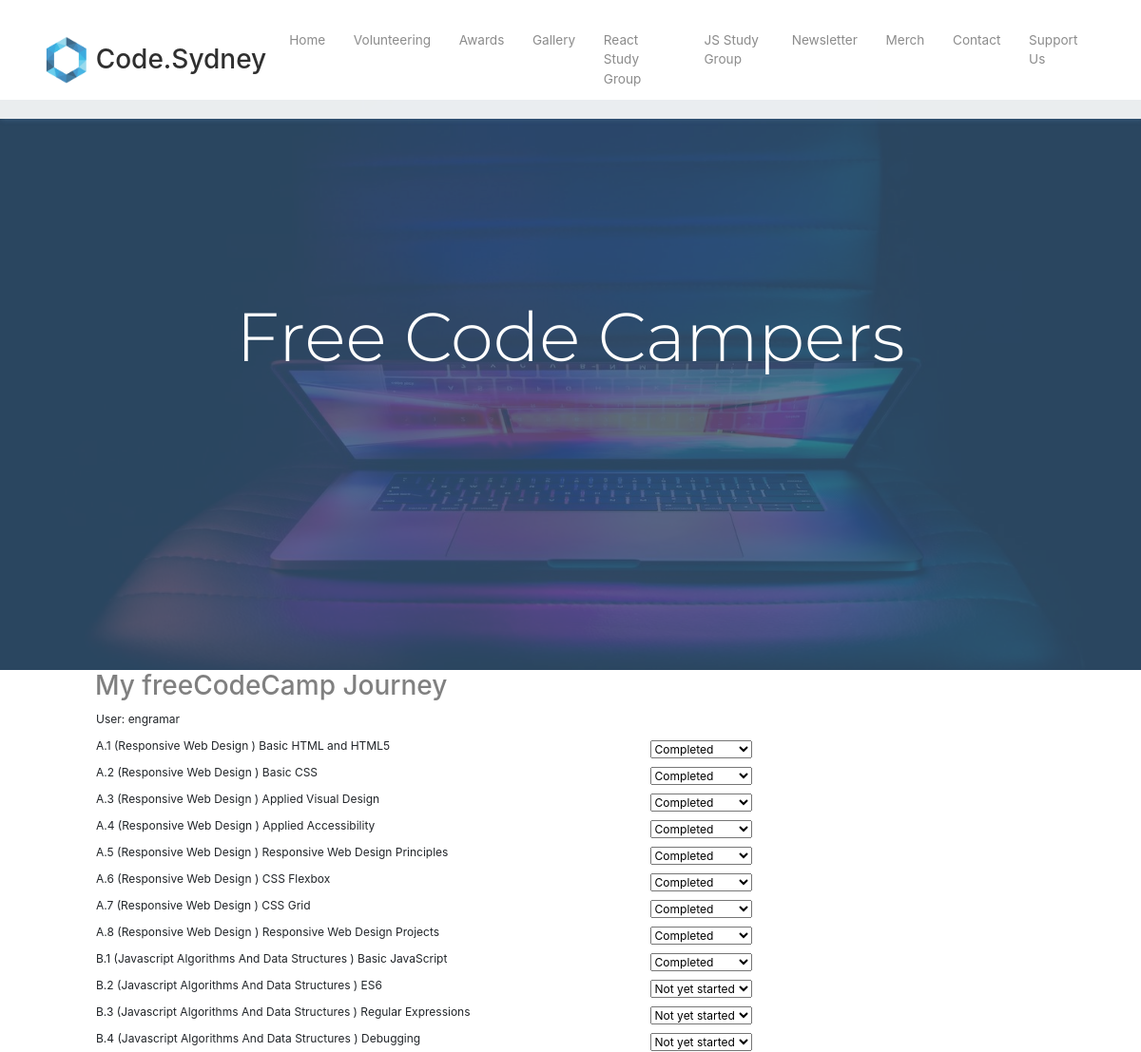
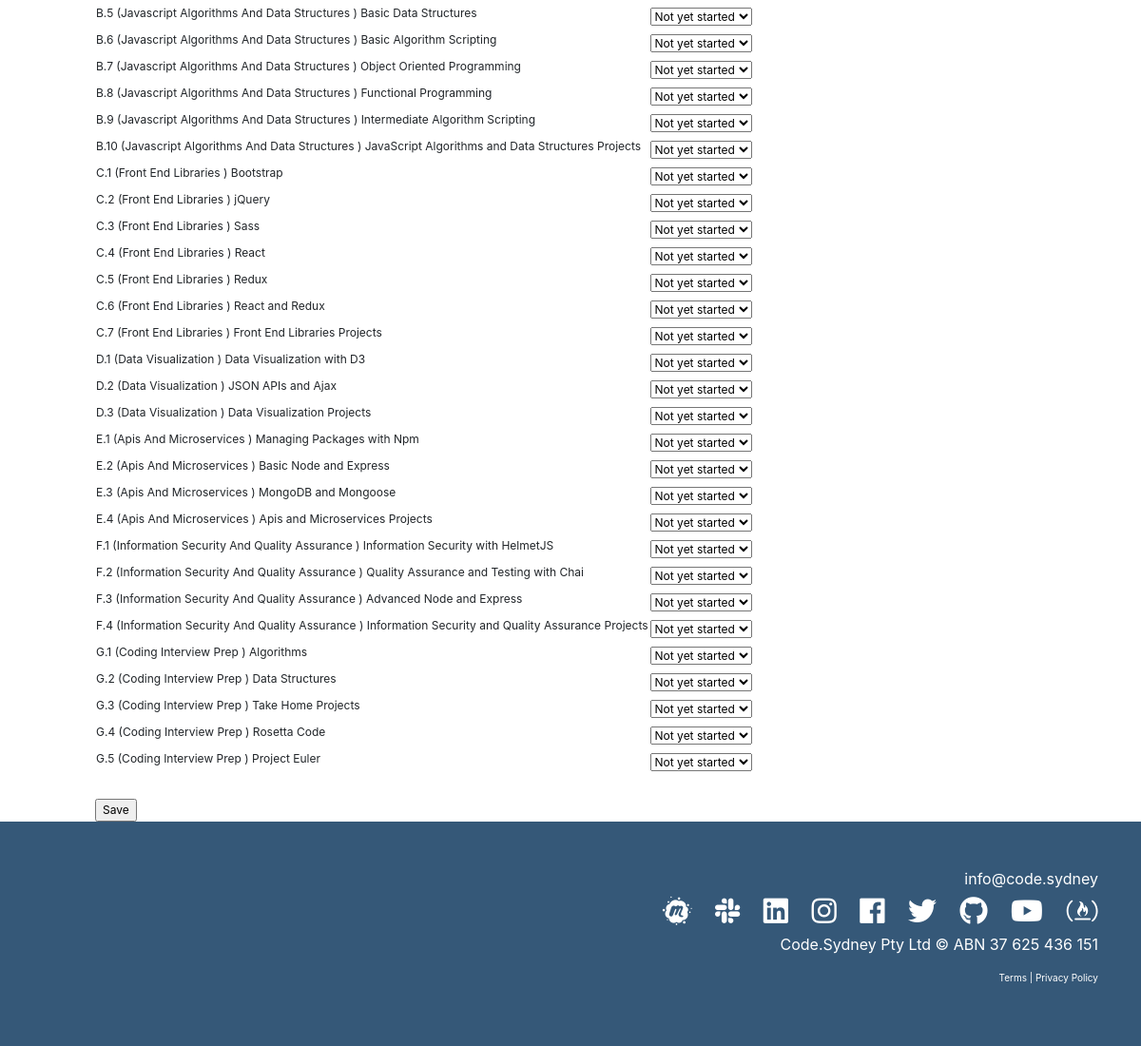
The page /fccleaderboardupdate (signed in) on the database its author committed (2 pictures, top to bottom).
### tables this page shows
CREATE TABLE "fccdashboardtable" (
	`Name`	TEXT,
	`Email`	TEXT,
	`Password`	TEXT,
	`Completed_Count`	INTEGER NOT NULL,
	`A1`	TEXT,
	`A2`	TEXT,
	`A3`	TEXT,
	`A4`	TEXT,
	`A5`	TEXT,
	`A6`	TEXT,
	`A7`	TEXT,
	`A8`	TEXT,
	`B1`	TEXT,
	`B2`	TEXT,
	`B3`	TEXT,
	`B4`	TEXT,
	`B5`	TEXT,
	`B6`	TEXT,
	`B7`	TEXT,
	`B8`	TEXT,
	`B9`	TEXT,
	`B10`	TEXT,
	`C1`	TEXT,
	`C2`	TEXT,
	`C3`	TEXT,
	`C4`	TEXT,
	`C5`	TEXT,
	`C6`	TEXT,
	`C7`	TEXT,
	`D1`	TEXT,
	`D2`	TEXT,
	`D3`	TEXT,
	`E1`	TEXT,
	`E2`	TEXT,
	`E3`	TEXT,
	`E4`	TEXT,
	`F1`	TEXT,
	`F2`	TEXT,
	`F3`	TEXT,
	`F4`	TEXT,
	`G1`	TEXT,
	`G2`	TEXT,
	`G3`	TEXT,
	`G4`	TEXT,
	`G5`	TEXT,
	PRIMARY KEY(`Email`)
);

### app.py (the view)
@app.route('/fccleaderboardupdate',methods=['GET','POST'])
def fccleaderboardupdate():
    form = InputForm()
    if request.method == 'POST':
        db = get_db()
        Email = session.get('tempemail', None)
        try:
            user_cur = db.execute('SELECT Name, Email, Password, Completed_Count, \
                                     A1, A2, A3, A4, A5, A6, A7, A8, \
                                     B1, B2, B3, B4, B5, B6, B7, B8, B9, B10, \
                                     C1, C2, C3, C4, C5, C6, C7, \
                                     D1, D2, D3, \
                                     E1, E2, E3, E4, \
                                     F1, F2, F3, F4, \
                                     G1, G2, G3, G4, G5 \
                                from fccdashboardtable \
                                where Email = ?', [Email])
        except Exception as e:
            print('Exception: ',e)
        res = user_cur.fetchall()
        for row in res:
            Name  = row[0]
            Email = row[1]
            Password = row[2]
            Completed_Count = row[3]
        Completed_Count = 0
        A1 = form.A1.data
        if A1 == 'Completed':
            Completed_Count += 1
        A2 = form.A2.data
        if A2 == 'Completed':
            Completed_Count += 1
        A3 = form.A3.data
        if A3 == 'Completed':
            Completed_Count += 1
        A4 = form.A4.data
        if A4 == 'Completed':
            Completed_Count += 1
        A5 = form.A5.data
        if A5 == 'Completed':
            Completed_Count += 1
        A6 = form.A6.data
        if A6 == 'Completed':
            Completed_Count += 1
        A7 = form.A7.data
        if A7 == 'Completed':
            Completed_Count += 1
        A8 = form.A8.data
        if A8 == 'Completed':
            Completed_Count += 1
        B1 = form.B1.data
        if B1 == 'Completed':
            Completed_Count += 1
        B2 = form.B2.data
        if B2 == 'Completed':
            Completed_Count += 1
        B3 = form.B3.data
        if B3 == 'Completed':
            Completed_Count += 1
        B4 = form.B4.data
        if B4 == 'Completed':
            Completed_Count += 1
        B5 = form.B5.data
        if B5 == 'Completed':
            Completed_Count += 1
        B6 = form.B6.data
        if B6 == 'Completed':
            Completed_Count += 1
        B7 = form.B7.data
        if B7 == 'Completed':
            Completed_Count += 1
        B8 = form.B8.data
        if B8 == 'Completed':
            Completed_Count += 1
        B9 = form.B9.data
        if B9 == 'Completed':
            Completed_Count += 1
        B10 = form.B10.data
        if B10 == 'Completed':
            Completed_Count += 1
        C1 = form.C1.data
        if C1 == 'Completed':
            Completed_Count += 1
        C2 = form.C2.data
        if C2 == 'Completed':
            Completed_Count += 1
        C3 = form.C3.data
        if C3 == 'Completed':
            Completed_Count += 1
        C4 = form.C4.data
        if C4 == 'Completed':
            Completed_Count += 1
        C5 = form.C5.data
        if C5 == 'Completed':
            Completed_Count += 1
        C6 = form.C6.data
        if C6 == 'Completed':
            Completed_Count += 1
        C7 = form.C7.data
        if C7 == 'Completed':
            Completed_Count += 1
        D1 = form.D1.data
        if D1 == 'Completed':
            Completed_Count += 1
        D2 = form.D2.data
        if D2 == 'Completed':
            Completed_Count += 1
        D3 = form.D3.data
        if D3 == 'Completed':
            Completed_Count += 1
        E1 = form.E1.data
        if E1 == 'Completed':
            Completed_Count += 1
        E2 = form.E2.data
        if E2 == 'Completed':
            Completed_Count += 1
        E3 = form.E3.data
        if E3 == 'Completed':
            Completed_Count += 1
        E4 = form.E4.data
        if E4 == 'Completed':
            Completed_Count += 1
        F1 = form.F1.data
        if F1 == 'Completed':
            Completed_Count += 1
        F2 = form.F2.data
        if F2 == 'Completed':
            Completed_Count += 1
        F3 = form.F3.data
        if F3 == 'Completed':
            Completed_Count += 1
        F4 = form.F4.data
        if F4 == 'Completed':
            Completed_Count += 1
        G1 = form.G1.data
        if G1 == 'Completed':
            Completed_Count += 1
        G2 = form.G2.data
        if G2 == 'Completed':
            Completed_Count += 1
        G3 = form.G3.data
        if G3 == 'Completed':
            Completed_Count += 1
        G4 = form.G4.data
        if G4 == 'Completed':
            Completed_Count += 1
        G5 = form.G5.data
        if G5 == 'Completed':
            Completed_Count += 1
        try:
            db.execute('UPDATE fccdashboardtable \
                         SET Completed_Count=?, A1=?, A2=?, A3=?, A4=?, A5=?, A6=?, A7=?, A8=?, B1=?, B2=?, B3=?, B4=?, B5=?, B6=?, B7=?, B8=?, B9=?, B10=?, C1=?, C2=?, C3=?, C4=?, C5=?, C6=?, C7=?, D1=?, D2=?, D3=?, E1=?, E2=?, E3=?, E4=?, F1=?, F2=?, F3=?, F4=?, G1=?, G2=?, G3=?, G4=?, G5=? \
                        WHERE Email = ?', (Completed_Count, A1, A2, A3, A4, A5, A6, A7, A8, B1, B2, B3, B4, B5, B6, B7, B8, B9, B10, C1, C2, C3, C4, C5, C6, C7, D1, D2, D3, E1, E2, E3, E4, F1, F2, F3, F4, G1, G2, G3, G4, G5, Email))
            db.commit()
        except Exception as e:
            print(e)
        form.A1.data = A1
        form.A2.data = A2
        form.A3.data = A3
        form.A4.data = A4
        form.A5.data = A5
        form.A6.data = A6
        form.A7.data = A7
        form.A8.data = A8
        form.B1.data = B1
        form.B2.data = B2
        form.B3.data = B3
        form.B4.data = B4
        form.B5.data = B5
        form.B6.data = B6
        form.B7.data = B7
        form.B8.data = B8
        form.B9.data = B9
        form.B10.data = B10
        form.C1.data = C1
        form.C2.data = C2
        form.C3.data = C3
        form.C4.data = C4
        form.C5.data = C5
        form.C6.data = C6
        form.C7.data = C7
        form.D1.data = D1
        form.D2.data = D2
        form.D3.data = D3
        form.E1.data = E1
        form.E2.data = E2
        form.E3.data = E3
        form.E4.data = E4
        form.F1.data = F1
        form.F2.data = F2
        form.F3.data = F3
        form.F4.data = F4
        form.G1.data = G1
        form.G2.data = G2
        form.G3.data = G3
        form.G4.data = G4
        form.G5.data = G5
        return render_template('fccleaderboardupdate.html',
                                form=form)
    else:
        db = get_db()
        Email = session.get('tempemail', None)
        try:
            user_cur = db.execute('SELECT Name, Email, Password, Completed_Count, \
                                     A1, A2, A3, A4, A5, A6, A7, A8, \
                                     B1, B2, B3, B4, B5, B6, B7, B8, B9, B10, \
                                     C1, C2, C3, C4, C5, C6, C7, \
                                     D1, D2, D3, \
                                     E1, E2, E3, E4, \
                                     F1, F2, F3, F4, \
                                     G1, G2, G3, G4, G5 \
                                from fccdashboardtable \
                                where Email = ?', [Email])
        except Exception as e:
            print('Exception: ',e)
        res = user_cur.fetchall()
        for row in res:
            Name  = row[0]
            Email = row[1]
            Password = row[2]
            Completed_Count = row[3]
            A1 = row[4]
            A2 = row[5]
            A3 = row[6]
            A4 = row[7]
            A5 = row[8]
            A6 = row[9]
            A7 = row[10]
            A8 = row[11]
            B1 = row[12]
            B2 = row[13]
            B3 = row[14]
            B4 = row[15]
            B5 = row[16]
            B6 = row[17]
            B7 = row[18]
            B8 = row[19]
            B9 = row[20]
            B10 = row[21]
            C1 = row[22]
            C2 = row[23]
            C3 = row[24]
            C4 = row[25]
            C5 = row[26]
            C6 = row[27]
            C7 = row[28]
            D1 = row[29]
            D2 = row[30]
            D3 = row[31]
            E1 = row[32]
            E2 = row[33]
            E3 = row[34]
            E4 = row[35]
            F1 = row[36]
            F2 = row[37]
            F3 = row[38]
            F4 = row[39]
            G1 = row[40]
            G2 = row[41]
            G3 = row[42]
            G4 = row[43]
            G5 = row[44]
        form.Email.data = Email
        form.Password.data = Password
        form.A1.data = A1
        form.A2.data = A2
        form.A3.data = A3
        form.A4.data = A4
        form.A5.data = A5
        form.A6.data = A6
        form.A7.data = A7
        form.A8.data = A8
        form.B1.data = B1
        form.B2.data = B2
        form.B3.data = B3
        form.B4.data = B4
        form.B5.data = B5
        form.B6.data = B6
        form.B7.data = B7
        form.B8.data = B8
        form.B9.data = B9
        form.B10.data = B10
        form.C1.data = C1
        form.C2.data = C2
        form.C3.data = C3
        form.C4.data = C4
        form.C5.data = C5
        form.C6.data = C6
        form.C7.data = C7
        form.D1.data = D1
        form.D2.data = D2
        form.D3.data = D3
        form.E1.data = E1
        form.E2.data = E2
        form.E3.data = E3
        form.E4.data = E4
        form.F1.data = F1
        form.F2.data = F2
        form.F3.data = F3
        form.F4.data = F4
        form.G1.data = G1
        form.G2.data = G2
        form.G3.data = G3
        form.G4.data = G4
        form.G5.data = G5
        return render_template('fccleaderboardupdate.html',
                                form=form,
                                Name=Name)

### database.py (called while the page is built)
def connect_db():
    sql = sqlite3.connect('C:\Projects\codesydneywebsite\codesydney.db')
    sql.row_factory = sqlite3.Row
    return sql

def get_db():
    if not hasattr(g, 'sqlite_db'):
        g.sqlite_db = connect_db()
    return g.sqlite_db

### templates/fccleaderboardupdate.html (shortened to what this page needs)
{% extends 'layout.html' %}
{% block content %}
  <section id="showcase">
    <div class="primary-overlay text-white">
      <div class="container">
        <div class="row">
          <div class="col-lg-12 text-center mt-5">
            <h1 class="display-3 mt-5 pt-5 top-spacing" style="font-family:Montserrat;">
              Free Code Campers
            </h1>
           </div>
         </div>
      </div>
    </div>
  </section>
<body>
  <div>
    <h3 style="margin-left:100px; color: gray">My freeCodeCamp Journey</h3>
    <form method="POST" action="{{ url_for('fccleaderboardupdate') }}">
         <table style="font-size:12px;margin-left:100px">
           <tr>
             <td>{{ form.Name.label }}: {{ Name }}</td>
           </tr>
         </table>
         <table style="font-size:12px;margin-left:100px">
           <tr>
             <td>{{ form.A1.label }}</td>
             <td>{{ form.A1 }}</td>
           </tr>
           <tr>
             <td>{{ form.A2.label }}</td>
             <td>{{ form.A2 }}</td>
           </tr>
           <tr>
             <td>{{ form.A3.label }}</td>
             <td>{{ form.A3 }}</td>
           </tr>
           <tr>
             <td>{{ form.A4.label }}</td>
             <td>{{ form.A4 }}</td>
           </tr>
           <tr>
             <td>{{ form.A5.label }}</td>
             <td>{{ form.A5 }}</td>
           </tr>
           <tr>
             <td>{{ form.A6.label }}</td>
             <td>{{ form.A6 }}</td>
           </tr>
           <tr>
             <td>{{ form.A7.label }}</td>
             <td>{{ form.A7 }}</td>
           </tr>
           <tr>
             <td>{{ form.A8.label }}</td>
             <td>{{ form.A8 }}</td>
           </tr>
           <tr>
             <td>{{ form.B1.label }}</td>
             <td>{{ form.B1 }}</td>
           </tr>
           <tr>
             <td>{{ form.B2.label }}</td>
             <td>{{ form.B2 }}</td>
           </tr>
           <tr>
             <td>{{ form.B3.label }}</td>
             <td>{{ form.B3 }}</td>
           </tr>
           <tr>
             <td>{{ form.B4.label }}</td>
             <td>{{ form.B4 }}</td>
           </tr>
           <tr>
             <td>{{ form.B5.label }}</td>
             <td>{{ form.B5 }}</td>
           </tr>
           <tr>
             <td>{{ form.B6.label }}</td>
             <td>{{ form.B6 }}</td>
           </tr>
           <tr>
             <td>{{ form.B7.label }}</td>
             <td>{{ form.B7 }}</td>
           </tr>
           <tr>
             <td>{{ form.B8.label }}</td>
             <td>{{ form.B8 }}</td>
           </tr>
           <tr>
             <td>{{ form.B9.label }}</td>
             <td>{{ form.B9 }}</td>
           </tr>
           <tr>
             <td>{{ form.B10.label }}</td>
             <td>{{ form.B10 }}</td>
           </tr>
           <tr>
             <td>{{ form.C1.label }}</td>
             <td>{{ form.C1 }}</td>
           </tr>
           <tr>
             <td>{{ form.C2.label }}</td>
             <td>{{ form.C2 }}</td>
           </tr>
           <tr>
             <td>{{ form.C3.label }}</td>
             <td>{{ form.C3 }}</td>
           </tr>
           <tr>
             <td>{{ form.C4.label }}</td>
             <td>{{ form.C4 }}</td>
           </tr>
           <tr>
             <td>{{ form.C5.label }}</td>
             <td>{{ form.C5 }}</td>
           </tr>
           <tr>
             <td>{{ form.C6.label }}</td>
             <td>{{ form.C6 }}</td>
           </tr>
           <tr>
             <td>{{ form.C7.label }}</td>
             <td>{{ form.C7 }}</td>
           </tr>
           <tr>
             <td>{{ form.D1.label }}</td>
             <td>{{ form.D1 }}</td>
           </tr>
           <tr>
             <td>{{ form.D2.label }}</td>
             <td>{{ form.D2 }}</td>
           </tr>
           <tr>
             <td>{{ form.D3.label }}</td>
             <td>{{ form.D3 }}</td>
           </tr>
           <tr>
             <td>{{ form.E1.label }}</td>
             <td>{{ form.E1 }}</td>
           </tr>
           <tr>
             <td>{{ form.E2.label }}</td>
             <td>{{ form.E2 }}</td>
           </tr>
           <tr>
             <td>{{ form.E3.label }}</td>
             <td>{{ form.E3 }}</td>
           </tr>
           <tr>
             <td>{{ form.E4.label }}</td>
             <td>{{ form.E4 }}</td>
           </tr>
           <tr>
             <td>{{ form.F1.label }}</td>
             <td>{{ form.F1 }}</td>
           </tr>
           <tr>
             <td>{{ form.F2.label }}</td>
             <td>{{ form.F2 }}</td>
           </tr>
           <tr>
             <td>{{ form.F3.label }}</td>
             <td>{{ form.F3 }}</td>
           </tr>
           <tr>
             <td>{{ form.F4.label }}</td>
             <td>{{ form.F4 }}</td>
           </tr>
           <tr>
             <td>{{ form.G1.label }}</td>
             <td>{{ form.G1 }}</td>
           </tr>
           <tr>
             <td>{{ form.G2.label }}</td>
             <td>{{ form.G2 }}</td>
           </tr>
           <tr>
             <td>{{ form.G3.label }}</td>
             <td>{{ form.G3 }}</td>
           </tr>
           <tr>
             <td>{{ form.G4.label }}</td>
             <td>{{ form.G4 }}</td>
           </tr>
           <tr>
             <td>{{ form.G5.label }}</td>
             <td>{{ form.G5 }}</td>
           </tr>
         </table>
         <br>
         <div style="font-size:12px;margin-left:100px">
         {{ form.Save }}
         </div>
    </form>
       </div>
</body>
{% endblock content %}

### static/css/style.css (style rules this page uses)
body { margin-top: 105px; }
#showcase { position: relative; background: url("../img/background.jpg") no-repeat; background-size: cover; min-height: 600px; }
#showcase .primary-overlay { background: rgba(53, 88, 120, 0.8); position: absolute; top: 0; left: 0; width: 100%; height: 100%; }
.top-spacing { margin-top: 110px !important; }
td { font-size: 12px; }

### rows shown on the page
fccdashboardtable: Name "engramar", A1 "Completed", A2 "Completed", A3 "Completed", A4 "Completed", A5 "Completed", A6 "Completed", A7 "Completed", A8 "Completed", B1 "Completed", B2 "Not yet started", B3 "Not yet started", B4 "Not yet started", B5 "Not yet started", B6 "Not yet started", B7 "Not yet started", B8 "Not yet started", B9 "Not yet started", B10 "Not yet started", C1 "Not yet started", C2 "Not yet started", C3 "Not yet started", C4 "Not yet started", C5 "Not yet started", C6 "Not yet started", C7 "Not yet started", D1 "Not yet started", D2 "Not yet started", D3 "Not yet started", E1 "Not yet started", E2 "Not yet started", E3 "Not yet started", E4 "Not yet started", F1 "Not yet started", F2 "Not yet started", F3 "Not yet started", F4 "Not yet started", G1 "Not yet started", G2 "Not yet started", G3 "Not yet started", G4 "Not yet started", G5 "Not yet started"
